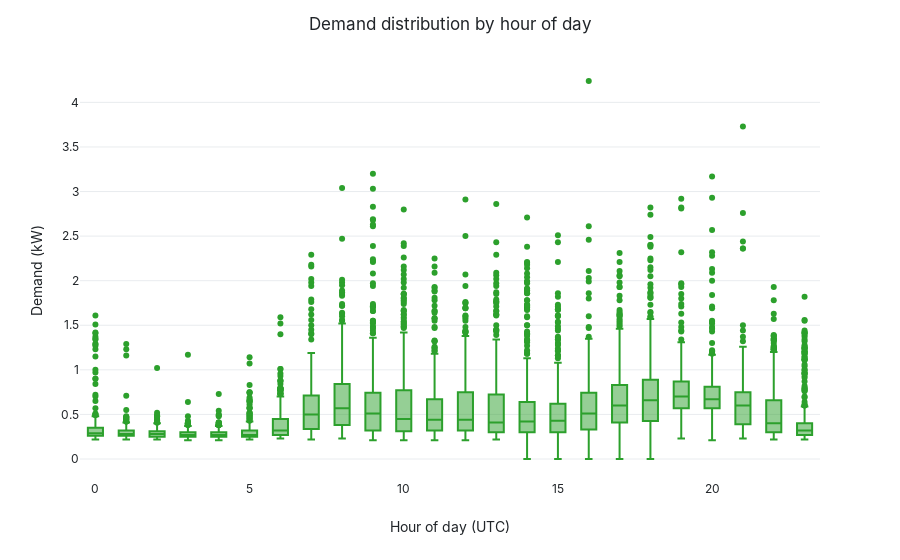

Write notebook code for a chart like this one.
### Markdown cell above
## Figure 3 – Hourly demand boxplots

### Code cell
fig, ax = plt.subplots(figsize=(12, 4))
sns.boxplot(data=df, x='hour', y='Demand', color=COLORS['demand'], ax=ax, fliersize=2.5)
ax.set_title('Demand distribution by hour of day')
ax.set_xlabel('Hour of day (UTC)')
ax.set_ylabel('Demand (kW)')
fig.tight_layout()
save_figure(fig, 'task3_fig3_hourly_boxplot')
plt.show()

interactive_fig = px.box(df, x='hour', y='Demand', color_discrete_sequence=[COLORS['demand']])
interactive_fig.update_layout(title='Demand distribution by hour of day', xaxis_title='Hour of day (UTC)', yaxis_title='Demand (kW)')
save_interactive(interactive_fig, 'task3_fig3_hourly_boxplot_interactive')
interactive_fig.show()

### Figure 1 — Plotly figure (JSON) as saved in the notebook; plotly's stock layout.template omitted (floating-point values rounded to 4 significant figures; data arrays with more than 128 entries replaced by an {"elided": "..."} marker saying what was removed)
{"data": [{"alignmentgroup": "True", "hovertemplate": "hour=%{x}<br>Demand=%{y}<extra></extra>", "legendgroup": "", "marker": {"color": "#2ca02c"}, "name": "", "notched": false, "offsetgroup": "", "orientation": "v", "showlegend": false, "type": "box", "x": {"elided": "8759 int values"}, "x0": " ", "xaxis": "x", "y": {"elided": "8759 float values"}, "y0": " ", "yaxis": "y"}], "layout": {"boxmode": "group", "legend": {"tracegroupgap": 0}, "margin": {"t": 60}, "title": {"text": "Demand distribution by hour of day"}, "xaxis": {"anchor": "y", "domain": [0, 1], "title": {"text": "Hour of day (UTC)"}}, "yaxis": {"anchor": "x", "domain": [0, 1], "title": {"text": "Demand (kW)"}}}}
